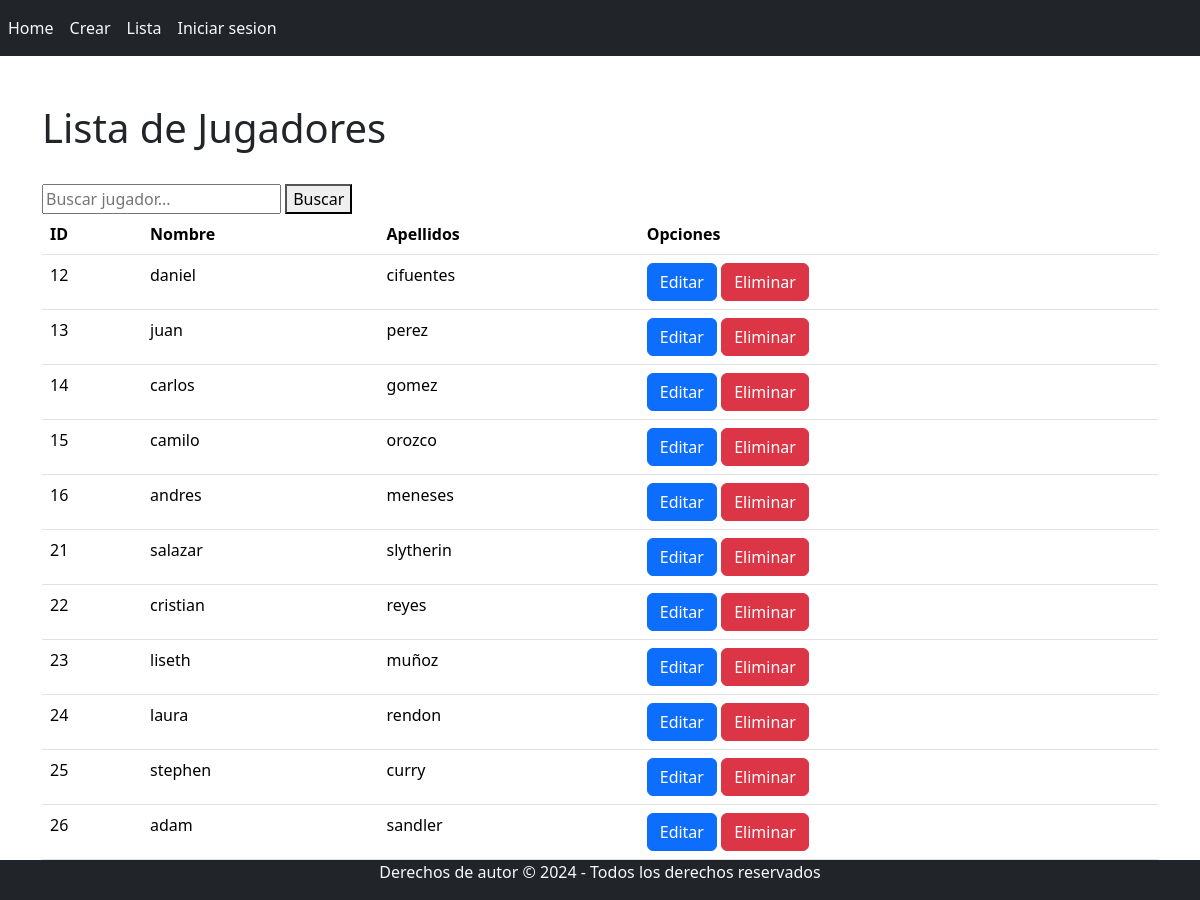
The page /lista/ on the database as committed earlier.
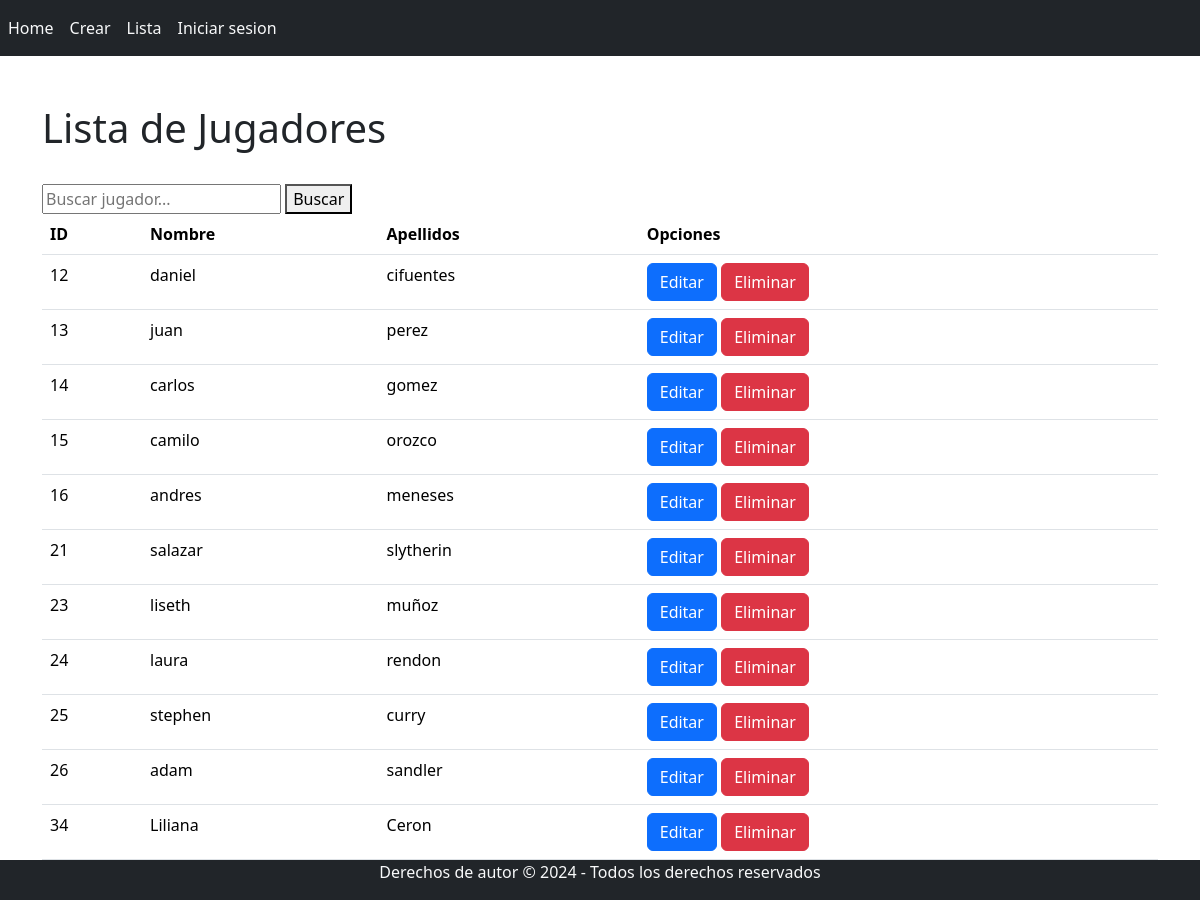
The same page on the database as committed later.
### apps/funciones/models.py (models this page shows)
class Jugador(models.Model):
    nombre = models.CharField(max_length=100)
    apellido = models.CharField(max_length=100)

### apps/funciones/views.py (the view)
# urls.py: path('lista/', listado.as_view(), name='listar_jugador'),
class listado(ListView):
    template_name = 'listar_jugador.html'
    context_object_name = 'page_obj'
    queryset = Jugador.objects.filter()

### template/listar_jugador.html (shortened to what this page needs)
{% extends 'index.html' %}
{% block body %}
<!DOCTYPE html>
<html lang="es">
<head>
</head>
<body>
<div class="container mt-5">
    <h1>Lista de Jugadores</h1>
<br>
    <form method="GET" action="{% url 'buscar_jugadores' %}">
        <input type="text" name="q" placeholder="Buscar jugador...">
        <button type="submit">Buscar</button>
    </form>
    <table class="table">
        <thead class="thead-dark">
            <tr>
                <th>ID</th>
                <th>Nombre</th>
                <th>Apellidos</th>
                <th>Opciones</th>
            </tr>
        </thead>
        <tbody>
            {% for jugador in  page_obj %}
            <tr>
                <td>{{ jugador.id }}</td>
                <td>{{ jugador.nombre }}</td>
                <td>{{ jugador.apellido }}</td>
                <td>
                    <a href="{% url 'actualizar' jugador.id %}" class="btn btn-primary">Editar</a>
                    <a href="{% url 'eliminar' jugador.id %}" class="btn btn-danger">Eliminar</a>
                </td>
            </tr>
            {% endfor %}
        </tbody>
    </table>
    <div class="pagination">
        <span class="step-links">
            <span class="current">
            </span>
        </span>
    </div>
</div>
</body>
</html>
{% endblock body %}

Rows that differ between the two databases and show on the page:
removed Jugador: id "22", nombre "cristian", apellido "reyes"
added Jugador: id "34", nombre "Liliana", apellido "Ceron"
